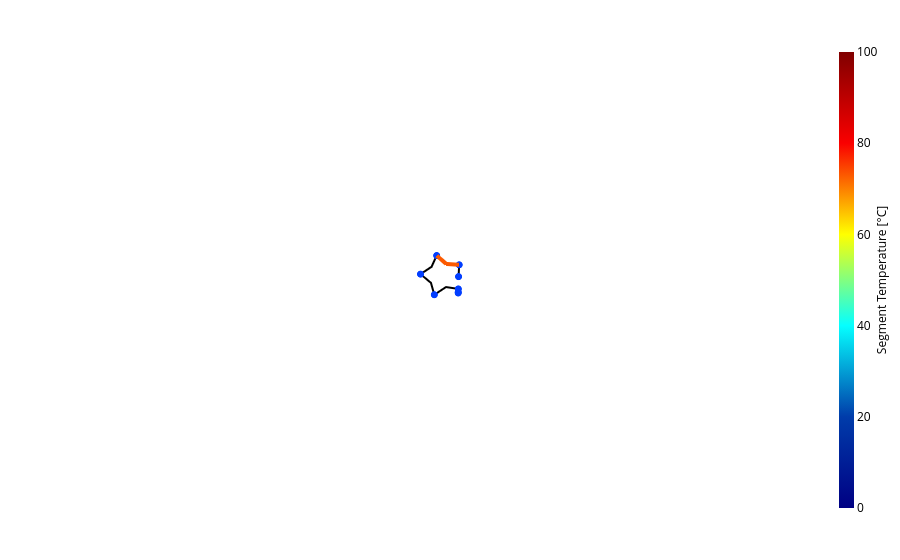

Notebook code cell kept with this figure:
### Markdown cell above
You can also compare different timestamps by simply changing the filter time above.
As with the other grid plots you can adapt the base map via `mapbox_style`:

### Code cell
thermal_line_segment_plot(
    gwr.grid,
    segments,
    segment_values=segment_temperatures,
    cmap="Jet",
    cbar_title="Segment Temperature [°C]",
    mapbox_style="white-bg",
    value_range=(0, 100),
)

### Figure 1 — Plotly figure (JSON) as saved in the notebook; plotly's stock layout.template omitted (floating-point values rounded to 4 significant figures)
{"data": [{"hoverinfo": "skip", "lat": [51.96, 51.96], "line": {"color": "#000000", "width": 2}, "lon": [7.613, 7.613], "mode": "lines", "showlegend": false, "type": "scattermapbox"}, {"hoverinfo": "text", "hovertext": "MV1 Line 6", "lat": [51.96], "lon": [7.613], "marker": {"color": "#000000", "opacity": 0, "size": 0}, "mode": "markers", "showlegend": false, "type": "scattermapbox"}, {"hoverinfo": "skip", "lat": [51.96, 51.96, 51.97], "line": {"color": "#000000", "width": 2}, "lon": [7.606, 7.608, 7.609], "mode": "lines", "showlegend": false, "type": "scattermapbox"}, {"hoverinfo": "text", "hovertext": "MV1 Line 4", "lat": [51.96], "lon": [7.608], "marker": {"color": "#000000", "opacity": 0, "size": 0}, "mode": "markers", "showlegend": false, "type": "scattermapbox"}, {"hoverinfo": "skip", "lat": [51.97, 51.96, 51.96], "line": {"color": "#000000", "width": 2}, "lon": [7.609, 7.611, 7.613], "mode": "lines", "showlegend": false, "type": "scattermapbox"}, {"hoverinfo": "text", "hovertext": "MV1 Line 5", "lat": [51.96], "lon": [7.611], "marker": {"color": "#000000", "opacity": 0, "size": 0}, "mode": "markers", "showlegend": false, "type": "scattermapbox"}, {"hoverinfo": "skip", "lat": [51.96, 51.96], "line": {"color": "#000000", "width": 2}, "lon": [7.613, 7.613], "mode": "lines", "showlegend": false, "type": "scattermapbox"}, {"hoverinfo": "text", "hovertext": "MV1 Line 1", "lat": [51.96], "lon": [7.613], "marker": {"color": "#000000", "opacity": 0, "size": 0}, "mode": "markers", "showlegend": false, "type": "scattermapbox"}, {"hoverinfo": "skip", "lat": [51.96, 51.96, 51.96], "line": {"color": "#000000", "width": 2}, "lon": [7.609, 7.608, 7.606], "mode": "lines", "showlegend": false, "type": "scattermapbox"}, {"hoverinfo": "text", "hovertext": "MV1 Line 3", "lat": [51.96], "lon": [7.608], "marker": {"color": "#000000", "opacity": 0, "size": 0}, "mode": "markers", "showlegend": false, "type": "scattermapbox"}, {"hoverinfo": "skip", "lat": [51.96, 51.96, 51.96], "line": {"color": "#000000", "width": 2}, "lon": [7.613, 7.611, 7.609], "mode": "lines", "showlegend": false, "type": "scattermapbox"}, {"hoverinfo": "text", "hovertext": "MV1 Line 2", "lat": [51.96], "lon": [7.611], "marker": {"color": "#000000", "opacity": 0, "size": 0}, "mode": "markers", "showlegend": false, "type": "scattermapbox"}, {"hoverinfo": "text", "hovertext": ["ID: HV1 Bus 1<br>Latitude: 51.961814<br>Longitude: 7.612785", "ID: MV1 Bus 1<br>Latitude: 51.961908<br>Longitude: 7.612766", "ID: MV1 Bus 2<br>Latitude: 51.962244<br>Longitude: 7.612796", "ID: MV1 Bus 3<br>Latitude: 51.961635<br>Longitude: 7.608644", "ID: MV1 Bus 4<br>Latitude: 51.963817<br>Longitude: 7.606273", "ID: MV1 Bus 5<br>Latitude: 51.965790<br>Longitude: 7.609068", "ID: MV1 Bus 6<br>Latitude: 51.964815<br>Longitude: 7.612946", "ID: MV1 Bus 7<br>Latitude: 51.963562<br>Longitude: 7.612849"], "lat": [51.96, 51.96, 51.96, 51.96, 51.96, 51.97, 51.96, 51.96], "lon": [7.613, 7.613, 7.613, 7.609, 7.606, 7.609, 7.613, 7.613], "marker": {"color": ["#023eff", "#023eff", "#023eff", "#023eff", "#023eff", "#023eff", "#023eff", "#023eff"], "size": 8}, "mode": "markers", "showlegend": false, "type": "scattermapbox"}, {"hoverinfo": "skip", "lat": [51.97, 51.96], "line": {"color": "#fc5a00", "width": 4}, "lon": [7.609, 7.611], "mode": "lines", "showlegend": false, "type": "scattermapbox"}, {"hoverinfo": "text", "hovertext": "Segment: f860a372-0758-4ba0-9da4-3f5fdb7b0a68<br>Line: 43c0673b-610d-4540-863e-e501e7972044<br>Segment Temperature [°C]: 72.9301<br>Limit Temperature: 90.0 °C", "lat": [51.97], "lon": [7.61], "marker": {"color": "#fc5a00", "opacity": 0, "size": 0}, "mode": "markers", "showlegend": false, "type": "scattermapbox"}, {"hoverinfo": "skip", "lat": [51.96, 51.96], "line": {"color": "#fc5a00", "width": 4}, "lon": [7.611, 7.613], "mode": "lines", "showlegend": false, "type": "scattermapbox"}, {"hoverinfo": "text", "hovertext": "Segment: 38882f74-9d5b-47af-ba82-e93ad50d66cf<br>Line: 43c0673b-610d-4540-863e-e501e7972044<br>Segment Temperature [°C]: 72.9301<br>Limit Temperature: 90.0 °C", "lat": [51.96], "lon": [7.612], "marker": {"color": "#fc5a00", "opacity": 0, "size": 0}, "mode": "markers", "showlegend": false, "type": "scattermapbox"}, {"hoverinfo": "skip", "lat": [51.97], "lon": [7.609], "marker": {"cmax": 100, "cmin": 0, "color": "#008000", "colorbar": {"len": 0.85, "thickness": 15, "tickfont": {"color": "#000000", "size": 12, "style": "normal", "weight": "normal"}, "title": {"font": {"color": "#000000", "size": 12, "style": "normal", "weight": "normal"}, "side": "right", "text": "Segment Temperature [°C]"}, "x": 0.925, "y": 0.5, "yanchor": "middle"}, "colorscale": [[0.0, "rgb(0,0,131)"], [0.2, "rgb(0,60,170)"], [0.4, "rgb(5,255,255)"], [0.6, "rgb(255,255,0)"], [0.8, "rgb(250,0,0)"], [1.0, "rgb(128,0,0)"]], "opacity": 0, "showscale": true, "size": 0.1}, "mode": "markers", "showlegend": false, "type": "scattermapbox"}], "layout": {"mapbox": {"center": {"lat": 51.96, "lon": 7.611}, "style": "white-bg", "zoom": 11.99}, "margin": {"b": 0, "l": 0, "r": 0, "t": 0}, "showlegend": false}}
